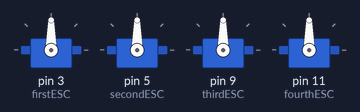
Bench run of a sketch on a simulated Arduino Uno, built with avr-gcc and run on an emulated ATmega328P. Parts: 4 × servo.

Above: at 0.1 s.
At 3.1 s:
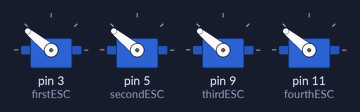
At 4.6 s:
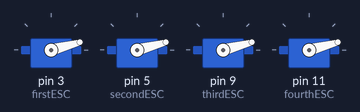
At 7.6 s:
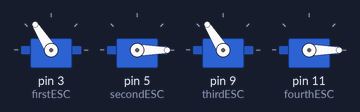
Timing chart, 0 to 9.1 s (numbered marks = the images above):
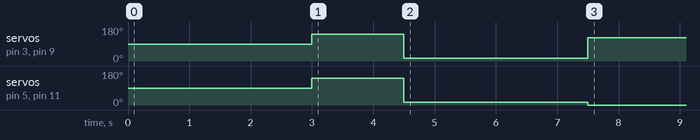

The sketch:

arduinoESCautomatic.ino
```cpp
/*
Coded by Avishek De
Open source - do what you want with this code!
*/
#include <Servo.h>


Servo firstESC, secondESC ,thirdESC , fourthESC; //Include as many servo objects as are the number of motors

void setup() {

  //attach them to PWM pins of the Arduino Board
  firstESC.attach(3);
  secondESC.attach(5);
  thirdESC.attach(9);
  fourthESC.attach(11);
  Serial.begin(9600);    // start serial at 9600 baud

  //Automatic Arm
  arm();

}

void loop(){
  //Run the motor
  runMotor();

}

void arm() {

  //First connect your ESC WITHOUT Arming

  //Set an initial delay of 3 seconds
  delay(3000);

  //Throttle full
  servoWrite(2000,2000,2000,2000);

  delay(1500); //This delay should be less than 2 seconds

  //Throttle min
  servoWrite(700,700,700,700);

  delay(3000); //Delay of 3 seconds before motor runs
}

void runMotor(){
   //Automatic motor control code goes here
    servoWrite(1800,0,1800,00);
}

//This function writes different/same values to the servo connected to the motors
void servoWrite(int value1 , int value2, int value3, int value4){
  firstESC.writeMicroseconds(value1);
  secondESC.writeMicroseconds(value2);
  thirdESC.writeMicroseconds(value3);
  fourthESC.writeMicroseconds(value4);
}
```

Measured:
- by itself, servo on pin 3 (firstESC), servo on pin 9 (thirdESC): 90° → 141° at 3.0 s, → 15° 1.5 s later, → 122° 3.0 s later
- by itself, servo on pin 5 (secondESC), servo on pin 11 (fourthESC): 90° → 141° at 3.0 s, → 15° 1.5 s later, → 0° 3.0 s later
